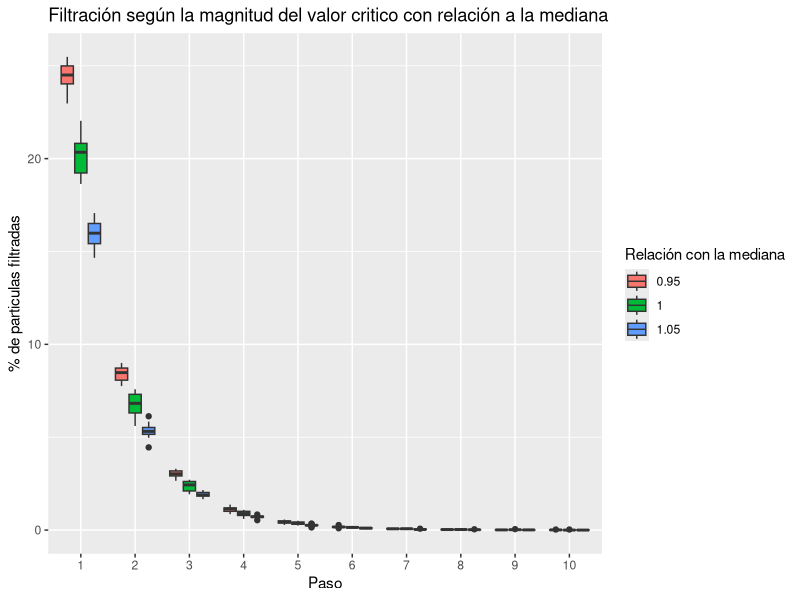

Generate this figure with R:
k <- 10000
n <- 1000000
crit_value=c(0.95,1,1.05)
replicas=15
filtracion=numeric()
duracion <- 10
digitos <- floor(log(duracion, 10)) + 1
xmax <- NULL
rotura <- function(x) {
    return (1 / (1 + exp((c - x) / d)))
}
union <- function(x) {
    return (exp(-x / c))
}
romperse <- function(tam, cuantos) {
    res <- integer()
    for (cumulo in 1:cuantos) {
        if (runif(1) < rotura(tam)) {
            primera <- sample(1:(tam-1), 1)
            segunda <- tam - primera
            res <- c(res, primera, segunda)
        } else {
            res <- c(res, tam)
        }
    }
    return(res)
}
for(jj in crit_value){
for(j in 1:replicas){
originales <- rnorm(k)
cumulos <- originales - min(originales) + 1
cumulos <- round(n * cumulos / sum(cumulos))
diferencia <- n - sum(cumulos)
if (diferencia > 0) {
    for (i in 1:diferencia) {
        p <- sample(1:k, 1)
        cumulos[p] <- cumulos[p] + 1
    }
} else if (diferencia < 0) {
    for (i in 1:-diferencia) {
        p <- sample(1:k, 1)
        if (cumulos[p] > 1) {
            cumulos[p] <- cumulos[p] - 1
        }
    }
}
cmediana <- median(cumulos) # tamanio critico de cumulos
c=cmediana*jj
d <- sd(cumulos) / 4 # factor arbitrario para suavizar la curva

freq <- as.data.frame(table(cumulos))
names(freq) <- c("tam", "num")
freq$tam <- as.numeric(levels(freq$tam))[freq$tam]
for (paso in 1:duracion) {
    pedazos <- integer()
    for (i in 1:dim(freq)[1]) {
        urna <- freq[i,]
        pedazos <- c(pedazos, romperse(urna$tam, urna$num))
    }
      freq <- as.data.frame(table(pedazos))
    names(freq) <- c("tam", "num")
    freq$tam <- as.numeric(levels(freq$tam))[freq$tam]
    filtrados=numeric()
    for(i in 1:length(freq$tam)){
    if(freq$tam[i]>c){
    filtrados=c(filtrados,(freq$tam[i]*freq$num[i]))
    }
    }
    filtracion=c(filtracion,(sum(filtrados)/n))
   }
}}

critico=as.character(crit_value)
treatment=rep(critico,each=duracion*replicas)
paso=as.factor(c(rep(1:duracion)))
data=data.frame((filtracion*100), treatment,paso)
library(ggplot2)
ggplot(data, aes(x=paso, y=filtracion*100, fill=treatment)) +
geom_boxplot()+ggtitle("Filtración según la magnitud del valor critico con relación a la mediana") +
  xlab("Paso") + ylab("% de particulas filtradas")+labs(fill = "Relación con la mediana")

